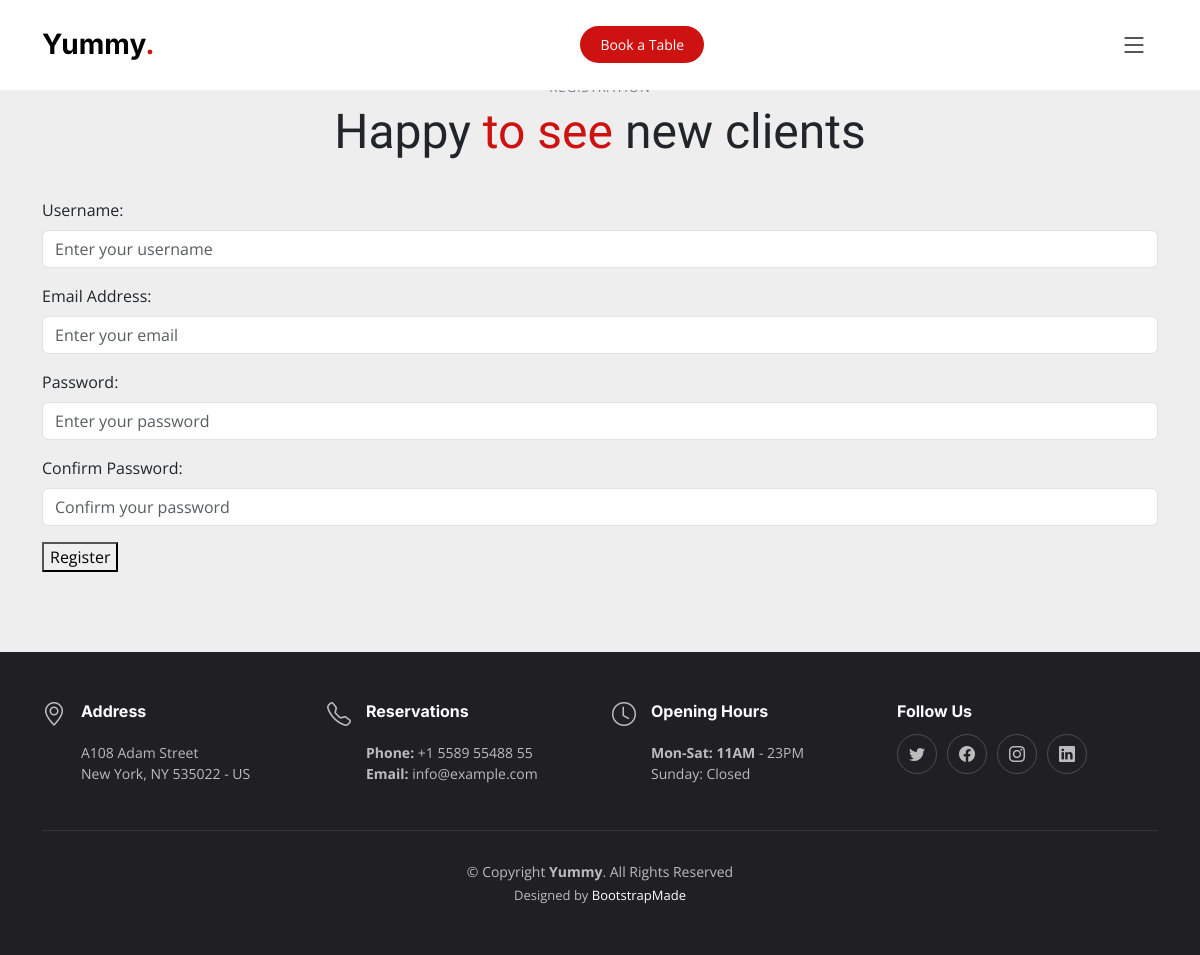
Screenshot of /register/ with the database file from the repository.
### home/models.py (models this page shows, shortened)
class FooterItems(models.Model):
    item_title = models.CharField(max_length=50)
    item_description = models.TextField()
    item_icon = models.CharField(max_length=100, null=True, blank=True)
    created_at = models.DateTimeField(auto_now_add=True)
    updated_at = models.DateTimeField(auto_now=True)

### account/views.py (the view, shortened to what this page needs)
# urls.py: path('register/', RegisterView.as_view(), name='register'),
class RegisterView(CreateView):
    form_class = RegisterForm
    template_name = 'register.html'
    success_url = 'thanks/'

### account/forms.py
class RegisterForm(UserCreationForm):
    email = forms.EmailField(
        label='Email Address',
        widget=forms.EmailInput(attrs={
            'class': 'form-control',
            'placeholder': 'Enter your email',
            'required': 'required',
        })
    )
    username = forms.CharField(
        label='Username',
        widget=forms.TextInput(attrs={
            'class': 'form-control',
            'placeholder': 'Enter your username',
            'required': 'required',
        })
    )
    password1 = forms.CharField(
        label='Password',
        widget=forms.PasswordInput(attrs={
            'class': 'form-control',
            'placeholder': 'Enter your password',
            'required': 'required',
        })
    )
    password2 = forms.CharField(
        label='Confirm Password',
        widget=forms.PasswordInput(attrs={
            'class': 'form-control',
            'placeholder': 'Confirm your password',
            'required': 'required',
        })
    )
    class Meta:
        model = User
        fields = ('username', 'email', 'password1', 'password2')

### home/context_processor.py (called while the page is built)
def footer_items(request):
    context = {}
    items = FooterItems.objects.all()
    for item in items:
        if item.item_title == 'Address':
            context['address'] = item
        elif item.item_title == 'Reservations':
            context['reservations'] = item
        elif item.item_title == 'Opening Hours':
            context['opening_hours'] = item
    return {
        'footer_items': context
    }

### manager/templatetags/is_manager_tag.py (called while the page is built)
@register.filter(name='is_manager_tag')
def is_manager_tag(user, group_name="manager"):
    return user.groups.filter(name=group_name).exists() or user.is_superuser

### account/templates/register.html (shortened to what this page needs)
{% extends "base.html" %}
{% block content %}
<section id="chefs" class="chefs section-bg">
  <div class="container" data-aos="fade-up">
    <div class="section-header">
      <h2>Registration</h2>
      <p>Happy <span>to see</span> new clients</p>
    </div>
    <div>
      <form method="post">
        {% for f in form %}
          <p>
            <label class="form-label" for="{{ f.id_for_label }}">{{ f.label }}:</label>
            {{ f }}
          </p>
        {% endfor %}
        <button type="submit">Register</button>
      </form>
    </div>
  </div>
</section>
{% endblock %}

### templates/includes/footer.html
<footer id="footer" class="footer">
    <div class="container">
        <div class="row gy-3">
            <div class="col-lg-3 col-md-6 d-flex">
                <i class="{{ footer_items.address.item_icon }}"></i>
                <div>
                    <h4>{{ footer_items.address.item_title }}</h4>
                    <p>
                        {{ footer_items.address.item_description|safe }}
                    </p>
                </div>
            </div>
        <div class="col-lg-3 col-md-6 footer-links d-flex">
          <i class="{{ footer_items.reservations.item_icon }}"></i>
                <div>
                    <h4>{{ footer_items.reservations.item_title }}</h4>
                    <p>
                        {{ footer_items.reservations.item_description|safe}}
                    </p>
                </div>
        </div>
        <div class="col-lg-3 col-md-6 footer-links d-flex">
         <i class="{{ footer_items.opening_hours.item_icon }}"></i>
                <div>
                    <h4>{{ footer_items.opening_hours.item_title }}</h4>
                    <p>
                        {{ footer_items.opening_hours.item_description|safe }}
                    </p>
                </div>
        </div>
        <div class="col-lg-3 col-md-6 footer-links">
          <h4>Follow Us</h4>
          <div class="social-links d-flex">
            <a href="#" class="twitter"><i class="bi bi-twitter"></i></a>
            <a href="#" class="facebook"><i class="bi bi-facebook"></i></a>
            <a href="#" class="instagram"><i class="bi bi-instagram"></i></a>
            <a href="#" class="linkedin"><i class="bi bi-linkedin"></i></a>
          </div>
        </div>
      </div>
    </div>
    <div class="container">
      <div class="copyright">
        &copy; Copyright <strong><span>Yummy</span></strong>. All Rights Reserved
      </div>
      <div class="credits">
        Designed by <a href="https://bootstrapmade.com/">BootstrapMade</a>
      </div>
    </div>
  </footer>

### static/css/main.css (style rules this page uses)
:root { --font-default: "Open Sans", system-ui, -apple-system, "Segoe UI", Roboto, "Helvetica Neue", Arial, "Noto Sans", "Liberation Sans", sans-serif, "Apple Color Emoji", "Segoe UI Emoji", "Segoe UI Symbol", "Noto Color Emoji"; --font-primary: "Amatic SC", sans-serif; --font-secondary: "Inter", sans-serif; }
:root { --color-default: #212529; --color-primary: #ce1212; --color-secondary: #37373f; }
:root { scroll-behavior: smooth; }
body { font-family: var(--font-default); color: var(--color-default); }
a { color: var(--color-primary); text-decoration: none; }
h1, h2, h3, h4, h5, h6 { font-family: var(--font-secondary); }
section { overflow: hidden; padding: 80px 0; }
.section-bg { background-color: #eee; }
.section-header { text-align: center; padding-bottom: 30px; }
.section-header h2 { font-size: 13px; letter-spacing: 1px; font-weight: 400; margin: 0; padding: 0; color: #7f7f90; text-transform: uppercase; font-family: var(--font-default); }
.section-header p { margin: 0; font-size: 48px; font-weight: 400; font-family: var(--font-primary); }
.section-header p span { color: var(--color-primary); }
section { scroll-margin-top: 90px; }
.footer { font-size: 14px; background-color: #1f1f24; padding: 50px 0; color: rgba(255, 255, 255, 0.7); }
.footer .icon { margin-right: 15px; font-size: 24px; line-height: 0; }
.footer h4 { font-size: 16px; font-weight: bold; position: relative; padding-bottom: 5px; color: #fff; }
.footer .footer-links { margin-bottom: 30px; }
.footer .social-links a { display: flex; align-items: center; justify-content: center; width: 40px; height: 40px; border-radius: 50%; border: 1px solid rgba(255, 255, 255, 0.2); font-size: 16px; color: rgba(255, 255, 255, 0.7); margin-right: 10px; transition: 0.3s; }
.footer .copyright { text-align: center; padding-top: 30px; border-top: 1px solid rgba(255, 255, 255, 0.1); }
.footer .credits { padding-top: 4px; text-align: center; font-size: 13px; }
.footer .credits a { color: #fff; }

### rows the page displays
FooterItems: address.item_title "Address", address.item_description "A108 Adam Street New York, NY 535022 - US"
FooterItems: reservations.item_title "Reservations", reservations.item_description "Phone: +1 5589 55488 55 Email: info@example.com"
FooterItems: opening_hours.item_title "Opening Hours", opening_hours.item_description "Mon-Sat: 11AM - 23PM Sunday: Closed"

### other values shown
{{ f.label }} "Username" "Email Address" "Password" "Confirm Password"
